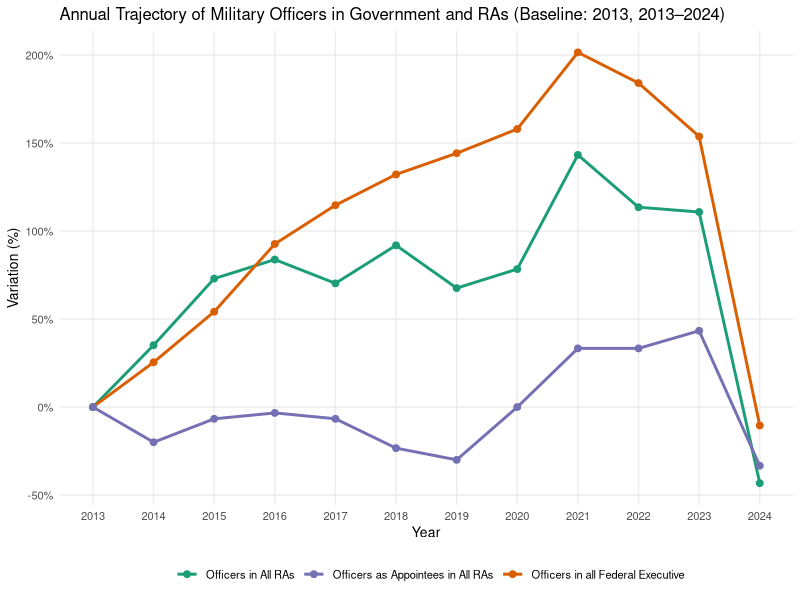
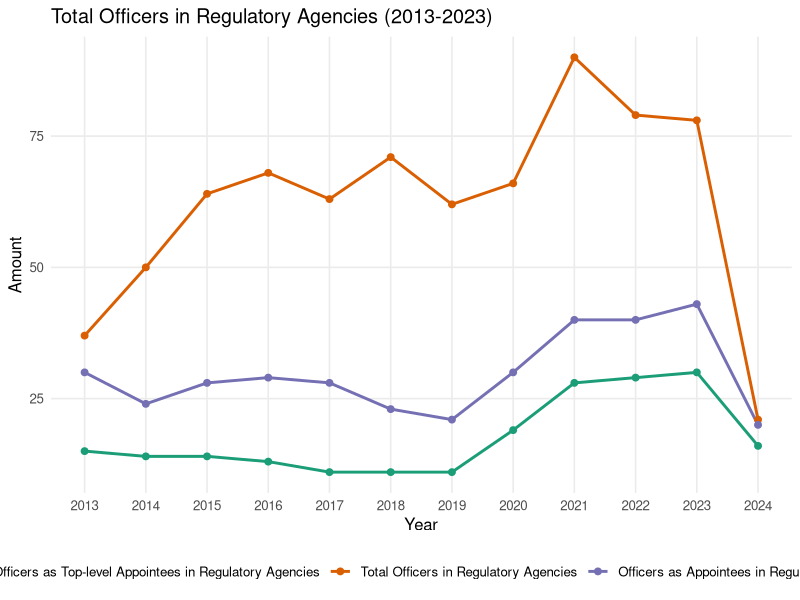
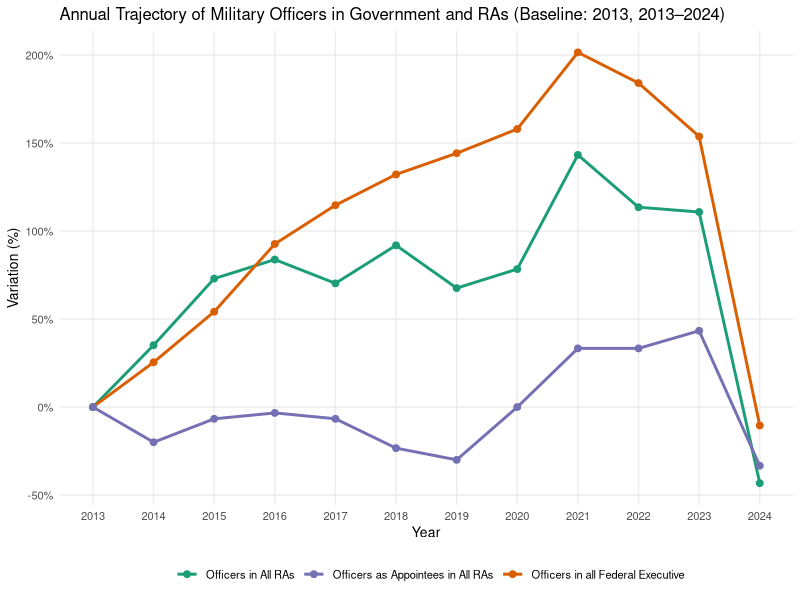
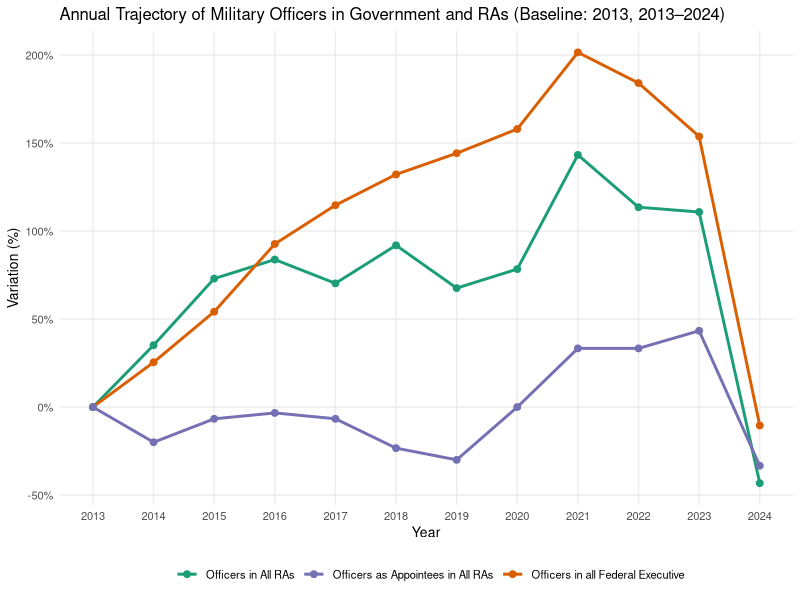

Here is the R script that generated these plots, in order: (Note: this script raises an error after producing the figures.)
#PROJETO PARA CRIAR GRÁFICOS DA MILITARIZAÇAO DAS AGENCIAS REGULADORAS
# REVISTA GOVERNANCE

#importando o dataset criado por Ademar Guedes
library(tidyverse)
library(readxl)
adeb_999_agencias_militares <- read_excel("adeb_999_agencias_militares.xlsx")
View(adeb_999_agencias_militares)

#criando o arquivo de análise
ar <- adeb_999_agencias_militares

#criar um gráfico harmônico com o atual 1 e 2
# incluir "crescimento de militares no governo" que está no gráfico 1 do apêndice
# e as demais variáveis da figura 1 do texto

glimpse(ar)


# Verificar nomes das colunas relevantes
# Esperado (pela amostra do arquivo):
# ano_arq (coluna A), total_militares_governo (coluna C),
# total_militares_ars (coluna D), total_militares_ars_com_cargo (coluna E)

# 2) Guardar valores-base de 2013 (ano base)
base_vals <- ar %>%
    filter(ano_arq == 2013) %>%
    summarise(
        base_governo = sum(total_militares_governo, na.rm = TRUE),
        base_ar      = sum(total_militares_ars, na.rm = TRUE),
        base_ar_cargo= sum(total_militares_ars_com_cargo, na.rm = TRUE)
    )

# 3) Criar variáveis de crescimento percentual versus 2013
df_out <- ar %>%
    mutate(
        cres_militares_governo   = 100 * (total_militares_governo / base_vals$base_governo - 1),
        cres_militares_ar        = 100 * (total_militares_ars / base_vals$base_ar - 1),
        cres_militares_ar_cargo  = 100 * (total_militares_ars_com_cargo / base_vals$base_ar_cargo - 1)
    )


# Bases anuais (2013)
base_ano <- ar %>%
    filter(ano_arq == 2013) %>%
    summarise(
        base_governo = total_militares_governo,
        base_ar      = total_militares_ars,
        base_ar_cargo= total_militares_ars_com_cargo
    )

df_ano_out <- ar %>%
    mutate(
        cres_militares_governo   = 100 * (total_militares_governo / base_ano$base_governo - 1),
        cres_militares_ar        = 100 * (total_militares_ars / base_ano$base_ar - 1),
        cres_militares_ar_cargo  = 100 * (total_militares_ars_com_cargo / base_ano$base_ar_cargo - 1)
    )

# 5) Visualizar
head(df_out)
head(df_ano_out)

glimpse(df_ano_out)

#Agora vou criar o gráfico 1b
#crescimento anual de militares no governo, militares me AR e em cargos de AR

library(scales)


# Filtrar período e garantir ordenação
ar_plot <- df_ano_out %>%
    filter(ano_arq_tot >= 2013, ano_arq_tot <= 2024) %>%
    arrange(ano_arq_tot)

# Deixar dados em formato longo para facilitar o ggplot
ar_long <- ar_plot %>%
    select(ano_arq_tot,
           cres_militares_governo,
           cres_militares_ar,
           cres_militares_ar_cargo) %>%
    pivot_longer(
        cols = -ano_arq_tot,
        names_to = "serie",
        values_to = "crescimento"
    )

# Rótulos legíveis
rotulos <- c(
    "cres_militares_governo" = "Officers in all Federal Executive",
    "cres_militares_ar" = "Officers in All RAs",
    "cres_militares_ar_cargo" = "Officers as Appointees in All RAs"
)

# Gráfico
fig_1b <- ggplot(ar_long, aes(x = ano_arq_tot, y = crescimento, color = serie)) +
    geom_line(size = 1) +
    geom_point(size = 2) +
    scale_color_manual(values = c("#1b9e77", "#7570b3", "#d95f02"),
                       labels = rotulos) +
    scale_x_continuous(breaks = 2013:2024) +
    scale_y_continuous(labels = label_percent(accuracy = 1, scale = 1)) +
    labs(
        title = "Annual Trajectory of Military Officers in Government and RAs (Baseline: 2013, 2013–2024)",
        x = "Year",
        y = "Variation (%)",
        color = ""
    ) +
    theme_minimal(base_size = 10) +
    theme(
        panel.grid.minor = element_blank(),
        legend.position = "bottom"
    )

fig_1b


ggsave("figures/fig_1b.pdf", fig_1b,
       width = 8.5, height = 5, units = "in")


###AGORA CRIAR O GRÁFICO 1A (identico ao que já está no texto)
# Verificar colunas necessárias
cols_ok <- c("ano_arq",
             "total_militares_ars",
             "total_militares_ars_com_cargo",
             "militares_total_agencias_alto_escalao")

missing <- setdiff(cols_ok, names(ar))
if (length(missing) > 0) {
    stop(paste("Faltam colunas no data frame ar:", paste(missing, collapse = ", ")))
}

# Opcional: agregar por ano, se houver várias linhas por ano (ex.: mensais)
ar_ano <- ar %>%
    group_by(ano_arq) %>%
    summarise(
        total_militares_ars = sum(total_militares_ars, na.rm = TRUE),
        total_militares_ars_com_cargo = sum(total_militares_ars_com_cargo, na.rm = TRUE),
        militares_total_agencias_alto_escalao = sum(militares_total_agencias_alto_escalao, na.rm = TRUE),
        .groups = "drop"
    )

# Reestruturar para formato longo
ar_long <- ar %>%
    pivot_longer(
        cols = c(total_militares_ars,
                 total_militares_ars_com_cargo,
                 militares_total_agencias_alto_escalao),
        names_to = "serie",
        values_to = "valor"
    )

# Rótulos legíveis
rotulos <- c(
    "total_militares_ars" = "Total Officers in Regulatory Agencies",
    "total_militares_ars_com_cargo" = "Officers as Appointees in Regulatory Agencies",
    "militares_total_agencias_alto_escalao" = "Officers as Top-level Appointees in Regulatory Agencies"
)

# Gráfico
fig_1a <- ggplot(ar_long, aes(x = ano_arq, y = valor, color = serie)) +
    geom_line(size = 1) +
    geom_point(size = 2) +
    scale_color_manual(values = c("#1b9e77", "#d95f02", "#7570b3"),
                       labels = rotulos) +
    scale_x_continuous(breaks = sort(unique(ar_long$ano_arq))) +
    scale_y_continuous(labels = label_number(big.mark = ".", decimal.mark = ",")) +
    labs(
        title = "Total Officers in Regulatory Agencies (2013-2023)",
        x = "Year",
        y = "Amount",
        color = ""
    ) +
    theme_minimal(base_size = 12) +
    theme(
        panel.grid.minor = element_blank(),
        legend.position = "bottom"
    )


fig_1a

ggsave("figures/fig_1a.pdf", fig_1b,
       width = 6.5, height = 5, units = "in")


glimpse(ar_long)
glimpse (df_ano_out)

names(df_ano_out)

##CRIANDO AGORA A FIGURA 2B
##PARA TANTO, CRIAR ALGUMAS VARIAVEIS SOMANDO TOTAIS DAS 3AR E AS 8AR RESTANTES

cols_8 <- c(
    "militares_aneel","militares_anatel","militares_antaq","militares_antt",
    "militares_ancine","militares_ans","militares_anm","militares_ana"
)

cols_3 <- c("militares_anac","militares_anp","militares_anvs")

df_somas <- df_ano_out %>%
    group_by(ano_arq) %>%
    summarise(
        militares_8_ars = rowSums(across(all_of(cols_8)), na.rm = TRUE),
        militares_3_ars = rowSums(across(all_of(cols_3)), na.rm = TRUE),
        .groups = "drop"
    )

df_ano_out <- df_ano_out %>%
    left_join(df_somas, by = "ano_arq")



#criando soma de 8 e 3AR militares com cargo (inclui alto escalao)
cols_8_cargos <- c(
    "militares_aneel_cargos",
    "militares_anatel_cargos",
    "militares_antaq_cargos",
    "militares_antt_cargos",
    "militares_ancine_cargos",
    "militares_ans_cargos",
    "militares_anm_cargos",
    "militares_ana_cargos"
)

cols_3_cargos <- c("militares_anac_cargos",
                   "militares_anp_cargos",
                   "militares_anvs_cargos")

df_somas_cargos <- df_ano_out %>%
    group_by(ano_arq) %>%
    summarise(
        militares_8_ars_cargos = rowSums(across(all_of(cols_8_cargos)), na.rm = TRUE),
        militares_3_ars_cargos = rowSums(across(all_of(cols_3_cargos)), na.rm = TRUE),
        .groups = "drop"
    )

df_ano_out <- df_ano_out %>%
    left_join(df_somas_cargos, by = "ano_arq")


#criando soma de 8 e 3AR militares com alto escalao
cols_8_alto_escalao <- c(
    "militares_aneel_alto_escalao",
    "militares_anatel_alto_escalao",
    "militares_antaq_alto_escalao",
    "militares_antt_alto_escalao",
    "militares_ancine_alto_escalao",
    "militares_ans_alto_escalao",
    "militares_anm_alto_escalao",
    "militares_ana_alto_escalao"
)

cols_3_alto_escalao <- c("militares_anac_alto_escalao",
                   "militares_anp_alto_escalao",
                   "militares_anvs_alto_escalao")

df_somas_alto_escalao <- df_ano_out %>%
    group_by(ano_arq) %>%
    summarise(
        militares_8_ars_alto_escalao = rowSums(across(all_of(cols_8_alto_escalao)), na.rm = TRUE),
        militares_3_ars_alto_escalao = rowSums(across(all_of(cols_3_alto_escalao)), na.rm = TRUE),
        .groups = "drop"
    )

df_ano_out <- df_ano_out %>%
    left_join(df_somas_alto_escalao, by = "ano_arq")


#grafico somando o total de militares por 3 criterios nos dois grupos (3 e 8 AR)
vars <- c("militares_8_ars.y",
          "militares_3_ars.y",
          "militares_8_ars_cargos",
          "militares_3_ars_cargos",
          "militares_8_ars_alto_escalao",
          "militares_3_ars_alto_escalao")

# Checar colunas
stopifnot(all(c("ano_arq", vars) %in% names(df_ano_out)))

# Agregar por ano (caso haja múltiplas linhas por ano)
plot_df <- df_ano_out %>%
    group_by(ano_arq) %>%
    summarise(across(all_of(vars), ~ sum(.x, na.rm = TRUE)), .groups = "drop")

# Long format para ggplot
plot_long <- plot_df %>%
    pivot_longer(cols = all_of(vars), names_to = "serie", values_to = "valor")

# Rótulos mais legíveis
rotulos <- c(
    "militares_8_ars.y" = "8 ARs (total)",
    "militares_3_ars.y" = "3 ARs (total)",
    "militares_8_ars_cargos" = "8 ARs c/ cargo",
    "militares_3_ars_cargos" = "3 ARs c/ cargo",
    "militares_8_ars_alto_escalao" = "8 ARs alto escalão",
    "militares_3_ars_alto_escalao" = "3 ARs alto escalão"
)

fig_2b <- ggplot(plot_long, aes(x = ano_arq, y = valor, color = serie)) +
    geom_line(size = 1) +
    geom_point(size = 2) +
    scale_color_manual(values = c("#1b9e77","#d95f02","#7570b3","#e7298a","#66a61e","#e6ab02"),
                       labels = rotulos) +
    scale_x_continuous(breaks = sort(unique(plot_long$ano_arq))) +
    scale_y_continuous(labels = label_number(big.mark = ".", decimal.mark = ",")) +
    labs(
        title = "Totais anuais por série",
        x = "Ano",
        y = "Quantidade",
        color = "Série"
    ) +
    theme_minimal(base_size = 12) +
    theme(
        panel.grid.minor = element_blank(),
        legend.position = "bottom"
    )

fig_2b

ggsave("figures/fig_2b.pdf", fig_2b,
       width = 6.5, height = 5, units = "in")




###CRIANDO O MESMO GRÁFICO ACIMA, MAS COMO FACETA
# Definir variáveis por grupo
vars_ars <- c("militares_8_ars.y","militares_3_ars.y")
vars_cargos <- c("militares_8_ars_cargos","militares_3_ars_cargos")
vars_alto <- c("militares_8_ars_alto_escalao","militares_3_ars_alto_escalao")

vars_all <- c(vars_ars, vars_cargos, vars_alto)

stopifnot(all(c("ano_arq", vars_all) %in% names(df_ano_out)))

# Agregar por ano (se necessário)
base_df <- df_ano_out %>%
    group_by(ano_arq) %>%
    summarise(across(all_of(vars_all), ~ sum(.x, na.rm = TRUE)), .groups = "drop")

# Long + colunas de 'grupo' e 'tipo'
plot_long <- base_df %>%
    pivot_longer(cols = all_of(vars_all), names_to = "serie", values_to = "valor") %>%
    mutate(
        grupo = case_when(
            str_detect(serie, "_ars_alto_escalao$") ~ "ars_alto_escalao",
            str_detect(serie, "_ars_cargos$") ~ "ars_cargos",
            TRUE ~ "ars"
        ),
        tipo = if_else(str_detect(serie, "^militares_8_"), "8 ARs", "3 ARs")
    )

fig_2c <- ggplot(plot_long, aes(x = ano_arq, y = valor, color = tipo)) +
    geom_line(size = 1) +
    geom_point(size = 2) +
    scale_color_manual(values = c("8 ARs" = "#1b9e77", "3 ARs" = "#d95f02")) +
    scale_x_continuous(breaks = sort(unique(plot_long$ano_arq))) +
    scale_y_continuous(labels = label_number(big.mark = ".", decimal.mark = ",")) +
    labs(
        title = "Totais anuais por grupo (facetas)",
        x = "Ano",
        y = "Quantidade",
        color = "Série"
    ) +
    facet_wrap(~ grupo, ncol = 1, scales = "free_y") +
    theme_minimal(base_size = 12) +
    theme(
        panel.grid.minor = element_blank(),
        legend.position = "bottom"
    )


fig_2c

ggsave("figures/fig_2c.pdf", fig_2c,
       width = 6.5, height = 5, units = "in")


###CRIANDO AGORA FACETAS DOS TRÊS GRUPOS EM GRÁFICO DE ÁREA DE 100%
library(stringr)

# Variáveis por grupo (mantém .y onde informado)
vars_ars    <- c("militares_8_ars.y","militares_3_ars.y")
vars_cargos <- c("militares_8_ars_cargos","militares_3_ars_cargos")
vars_alto   <- c("militares_8_ars_alto_escalao","militares_3_ars_alto_escalao")

vars_all <- c(vars_ars, vars_cargos, vars_alto)
stopifnot(all(c("ano_arq", vars_all) %in% names(df_ano_out)))

# Agregar por ano
base_df <- df_ano_out %>%
    group_by(ano_arq) %>%
    summarise(across(all_of(vars_all), ~ sum(.x, na.rm = TRUE)), .groups = "drop")

# Long + identificar grupo e tipo
plot_long <- base_df %>%
    pivot_longer(cols = all_of(vars_all), names_to = "serie", values_to = "valor") %>%
    mutate(
        grupo = case_when(
            str_detect(serie, "_ars_alto_escalao$") ~ "RAs: all officers Top-level",
            str_detect(serie, "_ars_cargos$") ~ "RAs: all officers appointees",
            TRUE ~ "RAs: all officers"
        ),
        tipo = if_else(str_detect(serie, "^militares_8_"), "8 RAs", "3 RAs")
    )

# Normalizar para 100% dentro de cada grupo-ano
plot_pct <- plot_long %>%
    group_by(grupo, ano_arq) %>%
    mutate(total_grupo_ano = sum(valor, na.rm = TRUE),
           pct = if_else(total_grupo_ano > 0, valor / total_grupo_ano, 0)) %>%
    ungroup()

fig_2d <- ggplot(plot_pct, aes(x = ano_arq, y = pct, fill = tipo)) +
    geom_area(position = "fill", alpha = 0.9) +  # fill garante 100%
    scale_fill_manual(values = c("8 RAs" = "#1b9e77", "3 RAs" = "#d95f02")) +
    scale_x_continuous(breaks = sort(unique(plot_pct$ano_arq))) +
    scale_y_continuous(labels = label_percent(accuracy = 1)) +
    labs(
        title   = "Share of officers by group of RAs (ANP, Anvisa, ANAC vs. others) (100%)",
        x       = "Year",
        y       = "Share",
        fill    = "Groups"
    ) +
    facet_wrap(~ grupo, ncol = 1) +
    theme_minimal(base_size = 12) +
    theme(
        panel.grid.minor = element_blank(),
        legend.position = "bottom"
    )

fig_2d
ggsave("figures/fig_2d.pdf", fig_2d,
       width = 6.5, height = 5, units = "in")


###FACETAS DE TODAS AS AGENCIAS, SEPARADAMENTE, POR GRUPOS (TOTAL MILITAR, COM CARGO E ALTA BUROCRA)


# Definir vetores por faceta
grp_base <- c("militares_anac","militares_aneel","militares_anatel","militares_antaq",
              "militares_antt","militares_anvs","militares_ancine","militares_anp",
              "militares_ans","militares_anm","militares_ana")

grp_cargos <- paste0(grp_base, "_cargos")
grp_alto   <- paste0(grp_base, "_alto_escalao")

vars_all <- c(grp_base, grp_cargos, grp_alto)
stopifnot(all(c("ano_arq", vars_all) %in% names(df_ano_out)))

# Agregar por ano, se necessário
base_df <- df_ano_out %>%
    group_by(ano_arq) %>%
    summarise(across(all_of(vars_all), ~ sum(.x, na.rm = TRUE)), .groups = "drop")

# Long + coluna do grupo
plot_long <- base_df %>%
    pivot_longer(cols = all_of(vars_all), names_to = "agencia", values_to = "valor") %>%
    mutate(
        grupo = case_when(
            str_detect(agencia, "_alto_escalao$") ~ "alto_escalao",
            str_detect(agencia, "_cargos$") ~ "cargos",
            TRUE ~ "base"
        ),
        agencia_label = str_replace(agencia, "militares_", "") |> 
            str_replace("_cargos$", "") |>
            str_replace("_alto_escalao$", "") |>
            toupper()
    )

ggplot(plot_long, aes(x = ano_arq, y = valor, color = agencia_label, group = agencia_label)) +
    geom_line(size = 0.9, alpha = 0.9) +
    geom_point(size = 1.8) +
    scale_x_continuous(breaks = sort(unique(plot_long$ano_arq))) +
    scale_y_continuous(labels = label_number(big.mark = ".", decimal.mark = ",")) +
    labs(
        title = "Totais anuais por agência e grupo",
        x = "Ano",
        y = "Quantidade",
        color = "Agência"
    ) +
    facet_wrap(~ grupo, ncol = 1, scales = "free_y",
               labeller = as_labeller(c(base = "ARs (base)",
                                        cargos = "ARs (cargos)",
                                        alto_escalao = "ARs (alto escalão)"))) +
    theme_minimal(base_size = 12) +
    theme(
        panel.grid.minor = element_blank(),
        legend.position = "bottom",
        legend.key.width = unit(16, "pt")
    )



## FACETAS separando por agencia

library(dplyr)
library(tidyr)
library(ggplot2)
library(scales)
library(stringr)
library(forcats)

# Lista de ARs
ars <- c("anac","aneel","anatel","antaq","antt","anvs","ancine","anp","ans","anm","ana")

# Construir nomes de colunas para cada dimensão
vars_base   <- paste0("militares_", ars)
vars_cargos <- paste0("militares_", ars, "_cargos")
vars_alto   <- paste0("militares_", ars, "_alto_escalao")

vars_all <- c(vars_base, vars_cargos, vars_alto)
stopifnot(all(c("ano_arq", vars_all) %in% names(df_ano_out)))

# Agregar por ano (se necessário)
base_df <- df_ano_out %>%
    group_by(ano_arq) %>%
    summarise(across(all_of(vars_all), ~ sum(.x, na.rm = TRUE)), .groups = "drop")

# Converter para longo e separar AR e dimensão
plot_long <- base_df %>%
    pivot_longer(cols = all_of(vars_all), names_to = "serie", values_to = "valor") %>%
    mutate(
        # Extrair a AR do nome: "militares_anac(_...)" -> "anac"
        ar  = str_remove(serie, "^militares_") %>%
            str_remove("_cargos$") %>%
            str_remove("_alto_escalao$") %>%
            toupper(),
        dim = case_when(
            str_detect(serie, "_alto_escalao$") ~ "Alto escalão",
            str_detect(serie, "_cargos$")       ~ "Cargos",
            TRUE                                ~ "Base"
        )
    ) %>%
    # Opcional: ordenar facetas por ordem desejada
    mutate(ar = factor(ar, levels = toupper(ars)))

ggplot(plot_long, aes(x = ano_arq, y = valor, color = dim)) +
    geom_line(size = 1) +
    geom_point(size = 1.8) +
    scale_color_manual(values = c("Base" = "#1b9e77", "Cargos" = "#7570b3", "Alto escalão" = "#d95f02")) +
    scale_x_continuous(breaks = sort(unique(plot_long$ano_arq))) +
    scale_y_continuous(labels = label_number(big.mark = ".", decimal.mark = ",")) +
    labs(
        title = "Totais anuais por AR e dimensão",
        x = "Ano",
        y = "Quantidade",
        color = "Dimensão"
    ) +
    facet_wrap(~ ar, ncol = 3, scales = "free_y") +
    theme_minimal(base_size = 12) +
    theme(
        panel.grid.minor = element_blank(),
        legend.position = "bottom"
    )


################################################
#CRIANDO GRÁFICO CRESCIMENTO PERCENTUAL ANUAL DOS MILITARES NO GOVERNO
#NAS AGENCIAS E EM CARGOS NAS AGENCIAS
#############################################

# 2. Selecione e padronize as colunas
cresc_anual <- df_ano_out %>%
    rename(
        ano = ano_arq,
        total_militares_governo = total_militares_governo,
        total_militares_ars = total_militares_ars,
        total_militares_ars_com_cargo = total_militares_ars_com_cargo
    ) %>%
    filter(!is.na(ano)) %>%
    group_by(ano) %>%
    summarise(
        total_militares_governo = sum(total_militares_governo, na.rm=TRUE),
        total_militares_ars = sum(total_militares_ars, na.rm=TRUE),
        total_militares_ars_com_cargo = sum(total_militares_ars_com_cargo, na.rm=TRUE)
    ) %>% 
    arrange(ano)

# 3. Calcule o percentual de crescimento anual
cresc_anual_1 <- cresc_anual %>%
    mutate(
        crescimento_militares_governo = 100 * (total_militares_governo / lag(total_militares_governo) - 1),
        crescimento_militares_ars = 100 * (total_militares_ars / lag(total_militares_ars) - 1),
        crescimento_militares_ars_com_cargo = 100 * (total_militares_ars_com_cargo / lag(total_militares_ars_com_cargo) - 1)
    )

cresc_anual_1_long <- cresc_anual_1 %>%
    pivot_longer(
        cols = starts_with("crescimento_"),
        names_to = "Variavel",
        values_to = "Percentual"
    )

# Ajuste os rótulos se quiser mais legibilidade
cresc_anual_1_long$Variavel <- recode(cresc_anual_1_long$Variavel,
                           crescimento_militares_governo = "Officers in the Government",
                           crescimento_militares_ars = "Officers in Regulatory Agencies",
                           crescimento_militares_ars_com_cargo = "Officers as appointees in RAs")

# Gráfico de barras agrupadas
fig_A_cres_anual <- ggplot(cresc_anual_1_long, aes(x = as.factor(ano), y = Percentual, fill = Variavel)) +
    geom_col(position = "dodge") +
    geom_text(
        aes(label = sprintf("%.1f", Percentual)),
        position = position_dodge(width = 0.9),
        vjust = -0.5,
        size = 2.5
    ) +
    labs(
        title = "Annual Variation - Officers in Government, in RAs and as appointees in RAs (in %)",
        x = "Year",
        y = "Growth (%)",
        fill = ""
    ) +
    theme_minimal() +
    theme(
        plot.title = element_text(size = 10),
        axis.title = element_text(size = 8),
        axis.text = element_text(size = 8),
        legend.title = element_text(size = 10),
        legend.text = element_text(size = 8),
        legend.position = "bottom"   # <- legenda abaixo do gráfico
    )

fig_A_cres_anual

ggsave("figures/fig_A_cres_anual.pdf", fig_A_cres_anual,
       width = 8.5, height = 5, units = "in")


############################################################
######figure annual growth only 3 RAs
###########################################################


var_anual_3ras <- read_delim("var_anual_3ras.csv", 
                             delim = ";", escape_double = FALSE, col_types = cols(var_officers_3ras_percent = col_number(), 
                                                                                  var_officers_appointees_3ras_percent = col_number(), 
                                                                                  var_officers_toplevel_3ras_percent = col_number()), 
                             trim_ws = TRUE)
View(var_anual_3ras)



ras_long <- var_anual_3ras %>%
    select(year, var_officers_3ras_percent, var_officers_appointees_3ras_percent, var_officers_toplevel_3ras_percent) %>%
           pivot_longer(
               cols = starts_with("var_officers"),
               names_to = "variable",
               values_to = "percentage"
           )
           
           
           # Ajustar nomes legíveis para legenda
           ras_long$variable <- recode(ras_long$variable,
                                      "var_officers_3ras_percent" = "Officers 3ras",
                                      "var_officers_appointees_3ras_percent" = "Appointed Officers 3ras",
                                      "var_officers_toplevel_3ras_percent" = "Top-level Officers 3ras"
           )
           
           # Criar gráfico de barras agrupadas
           fig_A_var_3ras <- ggplot(ras_long, aes(x = factor(year), y = percentage, fill = variable)) +
               geom_col(position = "dodge") +
               geom_text(aes(label = sprintf("%.1f%%", percentage)),
                         position = position_dodge(width = 0.9),
                         vjust = -0.5,
                         size = 2.5) +
               labs(
                   title = "Annual Variation - Officers in the 3 selected Regulatoy Agencies",
                   x = "Year",
                   y = "Variation (%)",
                   fill = ""
               ) +
               theme_minimal() +
                   theme(
                       plot.title = element_text(size = 10, hjust = 0.5), #centraliza o título
                       axis.title = element_text(size = 8),
                       axis.text = element_text(size = 8),
                       legend.title = element_text(size = 10),
                       legend.text = element_text(size = 8),
                       legend.position = "bottom"   # <- legenda abaixo do gráfico
                   )
               
           fig_A_var_3ras
           
                  ggsave("figures/fig_A_var_3ras.pdf", fig_A_var_3ras,
                  width = 8.5, height = 5, units = "in")

                  
#####################################################
##GRAFICO COMPARANDO TRES AGENCIAS COM AS DEMAIS ####
#####################################################

library(readr)
compare_3ras_others <- read_delim("compare_3ras_others.csv", 
                                                    delim = ";", escape_double = FALSE, trim_ws = TRUE)

View(compare_3ras_others)



compare_3_8 <- compare_3ras_others %>%
    select(year, 
           `otherRA_officers_total__percent`,
           `otherRAs_officers_appointees_percent`,
           `otherRA_officers_top-level_percent`,
           `3RA_total_officers_percent`,
           `3RA_officers_appointees_percent`,
           `3RA_officers_top-level_percent`)

# Transformar para formato longo
compare_long <- compare_3_8 %>%
    pivot_longer(
        cols = -year,
        names_to = "variable",
        values_to = "percentage"
    )

# Ajustar nomes das variáveis para legenda mais legível
compare_long$variable <- recode(compare_long$variable,
                           "otherRA_officers_total__percent" = "Other RAs - Total Officers",
                           "otherRAs_officers_appointees_percent" = "Other RAs - Appointees",
                           "otherRA_officers_top-level_percent" = "Other RAs - Top-level",
                           "3RA_total_officers_percent" = "3 RAs - Total Officers",
                           "3RA_officers_appointees_percent" = "3 RAs - Appointees",
                           "3RA_officers_top-level_percent" = "3 RAs - Top-level"
)

# Criar gráfico de barras agrupadas
fig_A_compare_3_8 <- ggplot(compare_long, aes(x = factor(year), y = percentage, fill = variable)) +
    geom_col(position = "dodge") +
    geom_text(aes(label = sprintf("%.1f%%", percentage)),
              position = position_dodge(width = 0.9),
              vjust = -0.5,
              size = 2.5) +
    labs(
        title = "Annual Variation Rate Comparison - 3 RAs and the others",
        x = "Year",
        y = "Percentage (%)",
        fill = "Category",
        caption = "Variables: Other RAs - Total Officers, Appointees, Top-level | 3 RAs - Total Officers, Appointees, Top-level"
    ) +
    theme_minimal() +
    theme(
        plot.caption = element_text(hjust = 0.5, size = 9),
        legend.position = "bottom"
    )

fig_A_compare_3_8

ggsave("figures/fig_A_compare_3_8.pdf", fig_A_compare_3_8,
       width = 8.5, height = 5, units = "in")
                  
                  
###########################################################
#COMPARANDO AS 3 AGENCIAS COM AS DEMAIS, EM TOTAIS ANUAIS##
###########################################################

library(readr)
library(dplyr)
library(tidyr)
library(ggplot2)

# Leitura do arquivo CSV

# Selecionar apenas ano e as 6 variáveis de totais
compare <- compare_3ras_others %>%
    select(year, 
           otherRA_officers_total,
           otherRAs_officers_appointees,
           `otherRA_officers_top-level`,
           `3RA_total_officers`,
           `3RA_officers_appointees`,
           `3RA_officers_top-level`)

# Transformar para formato longo
compare_long_1 <- compare %>%
    pivot_longer(
        cols = -year,
        names_to = "variable",
        values_to = "total"
    )

# Ajustar nomes das variáveis para legenda mais legível
compare_long_1$variable <- recode(compare_long_1$variable,
                           "otherRA_officers_total" = "Other RAs - Total Officers",
                           "otherRAs_officers_appointees" = "Other RAs - Appointees",
                           "otherRA_officers_top-level" = "Other RAs - Top-level",
                           "3RA_total_officers" = "3 RAs - Total Officers",
                           "3RA_officers_appointees" = "3 RAs - Appointees",
                           "3RA_officers_top-level" = "3 RAs - Top-level"
)

# Criar gráfico de linhas
fig_A_line_compare <- ggplot(compare_long_1, aes(x = year, y = total, color = variable, group = variable)) +
    geom_line(size = 1) +
    geom_point(size = 2) +
    labs(
        title = "Officer Totals Over Time - Comparison",
        x = "Year",
        y = "Number of Officers",
        color = "Category",
        caption = "Variables: Other RAs - Total Officers, Appointees, Top-level | 3 RAs - Total Officers, Appointees, Top-level"
    ) +
    theme_minimal() +
    theme(
        plot.caption = element_text(hjust = 0.5, size = 9),
        legend.position = "bottom",
        legend.text = element_text(size = 8)
    )

fig_A_line_compare

# Salvar o gráfico
ggsave("figures/fig_A_line_compare.pdf", fig_A_line_compare,
       width = 8.5, height = 5, units = "in")


################################
#FACETING EACH RA
##############################
library(stringr)
library(scales)
library(forcats)

# Vetor com os códigos das ARs
ars <- c("anac","aneel","anatel","antaq","antt","anvs","ancine","anp","ans","anm","ana")

# Colunas esperadas por dimensão
vars_base   <- paste0("militares_", ars)
vars_cargos <- paste0("militares_", ars, "_cargos")
vars_alto   <- paste0("militares_", ars, "_alto_escalao")

vars_all <- c(vars_base, vars_cargos, vars_alto)

# Verificação de colunas existentes
stopifnot(all(c("ano_arq", vars_all) %in% names(df_ano_out)))

# Se houver múltiplas linhas por ano, consolida; se já for 1 linha/ano, valores permanecem
base_df <- df_ano_out %>%
    group_by(ano_arq) %>%
    summarise(across(all_of(vars_all), ~ sum(.x, na.rm = TRUE)), .groups = "drop")

# Formato longo e identificação de AR e dimensão
plot_long <- base_df %>%
    pivot_longer(cols = all_of(vars_all), names_to = "variavel", values_to = "valor") %>%
    mutate(
        ar  = variavel |> 
            str_remove("^militares_") |>
            str_remove("_cargos$") |>
            str_remove("_alto_escalao$") |>
            toupper(),
        dim = case_when(
            str_detect(variavel, "_alto_escalao$") ~ "Top-level appointees",
            str_detect(variavel, "_cargos$")       ~ "Appointees",
            TRUE                                   ~ "Total"
        )
    ) %>%
    mutate(ar = factor(ar, levels = toupper(ars)),
           dim = factor(dim, levels = c("Total","Appointees","Top-level appointees")))

# Gráfico com facetas por AR e 3 linhas por faceta
fig_A_facetas <- ggplot(plot_long, aes(x = ano_arq, y = valor, color = dim)) +
    geom_line(linewidth = 1) +
    geom_point(size = 1.8) +  # <- era linewidth
    scale_color_manual(values = c("Total" = "#1b9e77",
                                  "Appointees" = "#7570b3",
                                  "Top-level appointees" = "#d95f02")) +
    scale_x_continuous(breaks = sort(unique(plot_long$ano_arq))) +
    scale_y_continuous(labels = label_number(big.mark = ".", decimal.mark = ",")) +
    labs(
        title = "Officers by Regulatory Agency: total, total in appointed positions, and total in the top-level",
        x = "Year", y = "Amount", color = ""
    ) +
    facet_wrap(~ ar, ncol = 4, scales = "free_y") +
    theme_minimal(base_size = 10) +
    theme(
        panel.grid.minor = element_blank(),
        plot.title = element_text(size = 10, hjust = 0.5),
        axis.title = element_text(size = 9),
        axis.text  = element_text(size = 8),
        legend.position = "bottom"
    )

fig_A_facetas


#salvar o gráfico
ggsave("figures/fig_A_facetas.pdf", fig_A_facetas,
    width = 8.5, height = 5, units = "in")


############################################################
###DADOS COM TOTAIS GERAIS CIVIS E MILITARES ARS E DEMAIS###
############################################################

#importanto da tabela de somas gerais
library(readxl)
general_sums <- read_excel("table_general_sums.xlsx")
View(general_sums)

# criando o dataset
general_sums_1 <- general_sums %>%
    pivot_longer(cols = 2:7, names_to = "variable", values_to = "value") %>%
    mutate(variable = recode(variable,
                             "total_toplevel_3RAs" = "Toplevel 3RAs",
                             "total_appointees_3RAs" = "Appointees 3RAs",
                             "total_servants_3RAs" = "Servants 3RAs",
                             "total_toplevel_otherRAs" = "Toplevel Other RAs",
                             "total_appointees_otherRAs" = "Appointees Other RAs",
                             "total_servants_otherRAs" = "Servants Other RAs"
    ))

fig_A_general_sum_1 <- ggplot(general_sums_1, aes(x = year, y = value, color = variable)) +
    geom_line(linewidth = 1) +
    geom_point(size = 1) +
    labs(
        title = "Total servants by group of RAs (2013-2024)",
        x = "Year",
        y = "Value",
        color = ""
    ) +
    theme_minimal(base_size = 10) +
    theme(
        legend.position = "bottom",   # legenda embaixo
        legend.title = element_blank(),
        legend.box = "horizontal"     # organiza legenda em linha
    )


fig_A_general_sum_1

ggsave("figures/fig_A_general_sum_1.pdf", fig_A_general_sum_1,
       width = 8.5, height = 5, units = "in")


###Novo gráfico de comparação
# Selecionar apenas colunas year, 8 e 13

general_sum_2 <- general_sums %>%
    select(year, 8:13) %>%
    pivot_longer(cols = -year, names_to = "variable", values_to = "value") %>%
    mutate(variable = recode(variable,
                             "total_toplevel_officers_3RAs" = "Toplevel Officers 3RAs",
                             "total_appointees_officers_3RAs" = "Appointees Officers 3RAs",
                             "total_servants_officers_3RAs" = "Servants Officers 3RAs",
                             "total_toplevel_officers_otherRAs" = "Toplevel Officers Other RAs",
                             "total_appointees_officers_otherRAs" = "Appointees Officers Other RAs",
                             "total_servants_officers_otherRAs" = "Servants Officers Other RAs"
    ))


# Gráfico
fig_A_general_sum_2 <- ggplot(general_sum_2, aes(x = year, y = value, color = variable)) +
    geom_line(linewidth = 1) +
    geom_point(size = 1.5) +
    labs(
        title = "Total officers by group of RAs (2013-2024)",
        x = "Year",
        y = "Value",
        color = ""
    ) +
    theme_minimal(base_size = 12) +
    theme(
        legend.position = "bottom",   # legenda embaixo
        legend.title = element_blank(),
        legend.box = "horizontal"
    )

fig_A_general_sum_2

ggsave("figures/fig_A_general_sum_2.pdf", fig_A_general_sum_2,
width = 8.5, height = 5, units = "in")


#############
#FACETAS
#########

# Pacotes
library(tidyverse)

# 1) Ler o CSV separado por ponto e vírgula
library(readr)
compare_df <- read_delim("compare_3ras_others.csv", 
                                  delim = ";", escape_double = FALSE, trim_ws = TRUE)

# --- FACETAS COM VALORES ABSOLUTOS -----------------------------------------

# 2) Seleciona apenas as colunas "absolutas"
df_abs <- compare_df %>%
    select(
        year,
        otherRA_officers_total,
        otherRAs_officers_appointees,
        `otherRA_officers_top-level`,
        `3RA_total_officers`,
        `3RA_officers_appointees`,
        `3RA_officers_top-level`
    )

# 3) Converte para formato longo com dois níveis: grupo (3RA vs otherRA) e métrica
abs_long <- df_abs %>%
    pivot_longer(
        -year,
        names_to = c("group", "metric"),
        names_pattern = "(otherRA|3RA)[_]?(.*)"  # separa "otherRA" ou "3RA" do restante
    ) %>%
    mutate(
        metric = case_when(
            metric %in% c("officers_total", "total_officers") ~ "Total officers",
            metric %in% c("officers_appointees", "officers_appointees") ~ "Officers as appointees",
            metric %in% c("officers_top-level", "officers_top-level") ~ "Top-level officers",
            TRUE ~ metric
        ),
        group = recode(group, otherRA = "Other RAs", `3RA` = "3 RAs")
    )

# 4) Gráfico com 3 facetas (uma por métrica), comparando 3 RAs vs Other RAs
fig_abs <- ggplot(abs_long, aes(x = factor(year), y = value, group = group, color = group)) +
    geom_line(size = 0.9) +
    geom_point(size = 2) +
    facet_wrap(~ metric, ncol = 1, scales = "free_y") +
    labs(
        title = "Officers in RAs: totals, appointees, and top-level (3 RAs vs Other RAs)",
        x = "Year",
        y = "Count",
        color = ""
    ) +
    theme_minimal() +
    theme(
        plot.title = element_text(size = 11, hjust = 0.5), # centraliza o título
        axis.title = element_text(size = 9),
        axis.text = element_text(size = 8),
        legend.position = "bottom"
    )

fig_abs

# --- FACETAS COM PERCENTUAIS ------------------------------------------------



df_pct <- df %>%
    select(
        year,
        otherRA_officers_total__percent,
        otherRAs_officers_appointees_percent,
        otherRA_officers_top-level_percent,
        `3RA_total_officers_percent`,
        `3RA_officers_appointees_percent`,
        `3RA_officers_top-level_percent`
    )

pct_long <- df_pct %>%
    pivot_longer(
        -year,
        names_to = c("group", "metric", "suffix"),
        names_pattern = "(otherRA|3RA)[_]?(.*)_(percent)$"
    ) %>%
    mutate(
        metric = case_when(
            metric %in% c("officers_total", "total_officers") ~ "Total officers",
            metric %in% c("officers_appointees", "officers_appointees") ~ "Officers as appointees",
            metric %in% c("officers_top-level", "officers_top-level") ~ "Top-level officers",
            TRUE ~ metric
        ),
        group = recode(group, otherRA = "Other RAs", `3RA` = "3 RAs")
    )

fig_pct <- ggplot(pct_long, aes(x = factor(year), y = value, group = group, color = group)) +
    geom_line(size = 0.9) +
    geom_point(size = 2) +
    facet_wrap(~ metric, ncol = 1) +
    scale_y_continuous(labels = scales::label_percent(accuracy = 0.1, scale = 1)) +
    labs(
        title = "Officers in RAs (Percent): totals, appointees, and top-level (3 RAs vs Other RAs)",
        x = "Year",
        y = "Percent",
        color = ""
    ) +
    theme_minimal() +
    theme(
        plot.title = element_text(size = 11, hjust = 0.5),
        axis.title = element_text(size = 9),
        axis.text = element_text(size = 8),
        legend.position = "bottom"
    )

fig_pct

# --- SALVAR ARQUIVOS --------------------------------------------------------

# cria a pasta figures caso não exista
if (!dir.exists("figures")) dir.create("figures", recursive = TRUE)

ggsave("figures/fig_facets_absolute.pdf", fig_abs, width = 8, height = 9, units = "in")
ggsave("figures/fig_facets_percent.pdf",  fig_pct, width = 8, height = 9, units = "in")
